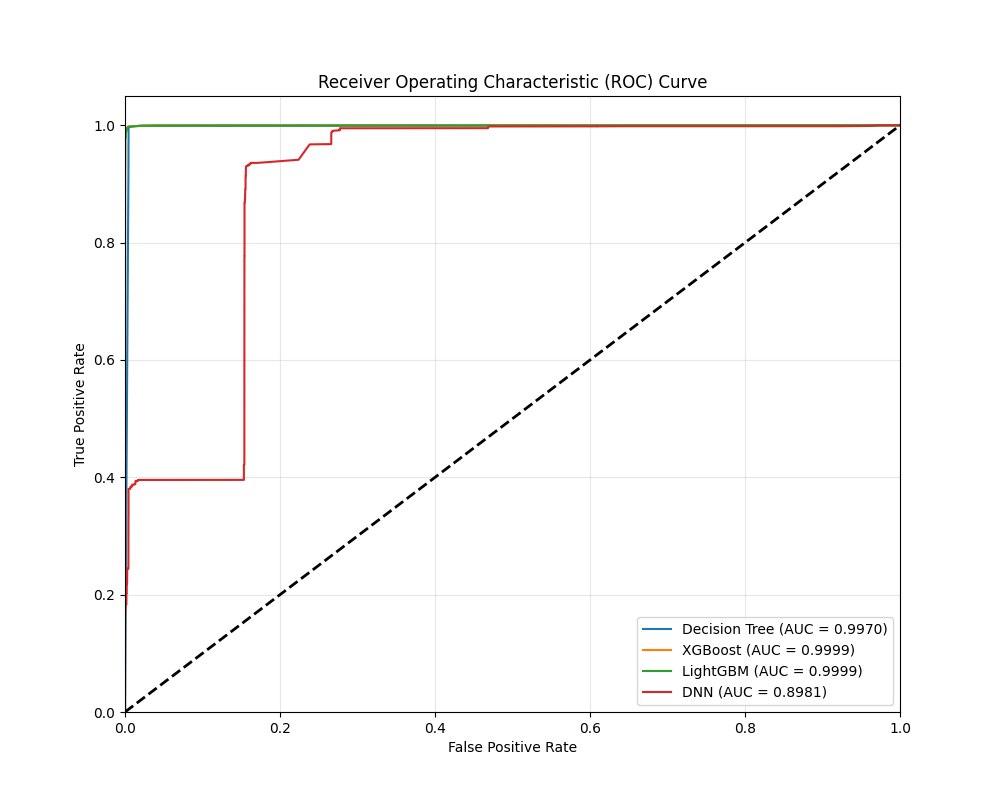

Generate this figure with Python:
import matplotlib
matplotlib.use('Agg') # Fixes the TclError for saving images
import pandas as pd
import numpy as np
import matplotlib.pyplot as plt
from sklearn.model_selection import train_test_split
from sklearn.metrics import roc_curve, auc
from sklearn.tree import DecisionTreeClassifier
import xgboost as xgb
import lightgbm as lgb
import tensorflow as tf
from tensorflow.keras import layers, models

# 1. Load Data
print("Loading selected feature data...")
df = pd.read_csv('final_selected_data.csv')
X = df.drop(columns=['label', 'type'])
y = df['label']

# Split 80% Train, 20% Test
X_train, X_test, y_train, y_test = train_test_split(X, y, test_size=0.2, random_state=42, stratify=y)

# 2. Define Models
models_dict = {
    "Decision Tree": DecisionTreeClassifier(),
    "XGBoost": xgb.XGBClassifier(use_label_encoder=False, eval_metric='logloss'),
    "LightGBM": lgb.LGBMClassifier(verbose=-1)
}

# 3. Plot Setup
plt.figure(figsize=(10, 8))

# 4. Train & Plot Machine Learning Models
for name, model in models_dict.items():
    print(f"Training {name}...")
    model.fit(X_train, y_train)
    # Get probabilities for the positive class (Attack)
    y_prob = model.predict_proba(X_test)[:, 1]
    
    # Calculate ROC metrics
    fpr, tpr, _ = roc_curve(y_test, y_prob)
    roc_auc = auc(fpr, tpr)
    
    # Plot
    plt.plot(fpr, tpr, label=f'{name} (AUC = {roc_auc:.4f})')

# 5. Train & Plot DNN
print("Training DNN...")
model_dnn = models.Sequential([
    layers.Dense(64, activation='relu', input_shape=(X_train.shape[1],)),
    layers.Dropout(0.2),
    layers.Dense(32, activation='relu'),
    layers.Dropout(0.2),
    layers.Dense(1, activation='sigmoid')
])
model_dnn.compile(optimizer='adam', loss='binary_crossentropy', metrics=['accuracy'])
model_dnn.fit(X_train, y_train, epochs=10, batch_size=64, verbose=0)

y_prob_dnn = model_dnn.predict(X_test).ravel()
fpr_dnn, tpr_dnn, _ = roc_curve(y_test, y_prob_dnn)
roc_auc_dnn = auc(fpr_dnn, tpr_dnn)
plt.plot(fpr_dnn, tpr_dnn, label=f'DNN (AUC = {roc_auc_dnn:.4f})')

# 6. Final Plot Formatting
plt.plot([0, 1], [0, 1], 'k--', lw=2) # Diagonal random guess line
plt.xlim([0.0, 1.0])
plt.ylim([0.0, 1.05])
plt.xlabel('False Positive Rate')
plt.ylabel('True Positive Rate')
plt.title('Receiver Operating Characteristic (ROC) Curve')
plt.legend(loc="lower right")
plt.grid(alpha=0.3)

# Save
filename = 'roc_curve.png'
plt.savefig(filename)
print(f"Success! ROC Curve saved as '{filename}'.")
